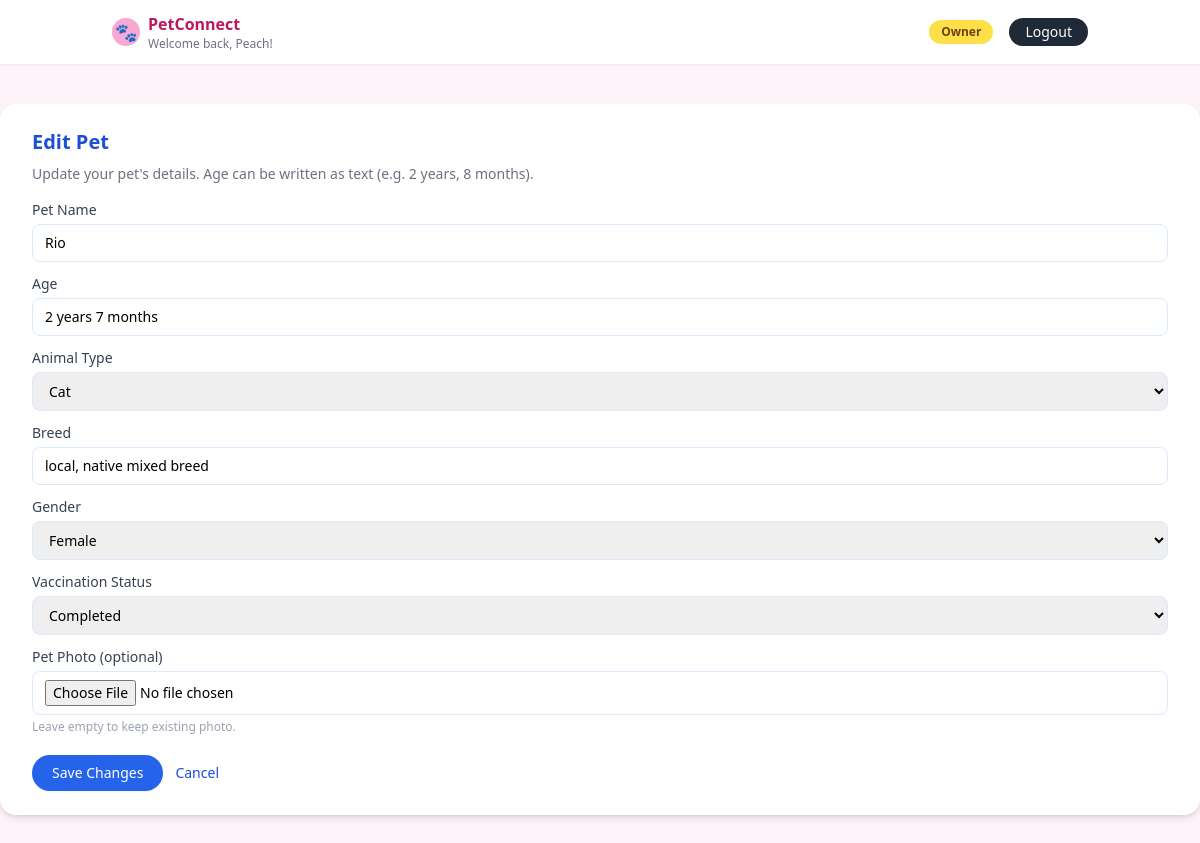
The app's page /owner/pets/2/edit (signed in) with its own data.
### tables this page shows
CREATE TABLE owners (
    id INTEGER PRIMARY KEY AUTOINCREMENT,
    user_id INTEGER NOT NULL UNIQUE,
    name TEXT NOT NULL,
    email TEXT NOT NULL,
    location TEXT NOT NULL DEFAULT '',
    password TEXT NOT NULL DEFAULT '', is_premium INTEGER DEFAULT 0, subscription_expiry TEXT, reward_points INTEGER DEFAULT 0,
    FOREIGN KEY (user_id) REFERENCES users(id)
);

CREATE TABLE pets (
    id INTEGER PRIMARY KEY AUTOINCREMENT,
    owner_id INTEGER NOT NULL,
    name TEXT NOT NULL,
    age TEXT NOT NULL,
    animal_type TEXT NOT NULL,
    breed TEXT NOT NULL,
    gender TEXT NOT NULL,
    vaccination_status TEXT NOT NULL,
    photo_filename TEXT,
    FOREIGN KEY (owner_id) REFERENCES owners(id)
);

### app.py (the view, shortened to what this page needs)
@app.route("/owner/pets/<int:pet_id>/edit", methods=["GET", "POST"])
def edit_pet_form(pet_id):
    if "user_id" not in session or session.get("role") != "owner":
        return redirect(url_for("login"))
    owner = get_or_create_owner_for_current_user()
    if not owner:
        flash("Owner profile not found.", "danger")
        return redirect(url_for("login"))
    conn = get_db()
    cur = conn.cursor()
    pet = cur.execute(
        "SELECT * FROM pets WHERE id = ? AND owner_id = ?",
        (pet_id, owner["id"]),
    ).fetchone()
    if not pet:
        conn.close()
        flash("Pet not found.", "warning")
        return redirect(url_for("owner_dashboard", tab="pets"))
    conn.close()
    return render_template("edit_pet.html", pet=pet)

### app.py (called while the page is built, shortened)
def get_db():
    conn = sqlite3.connect(app.config["DATABASE"])
    conn.row_factory = sqlite3.Row
    return conn

def get_or_create_owner_for_current_user():
    user_id = session.get("user_id")
    if not user_id:
        return None
    conn = get_db()
    cur = conn.cursor()
    owner = cur.execute(
        "SELECT * FROM owners WHERE user_id = ?", (user_id,)
    ).fetchone()
    conn.close()
    return owner

### templates/edit_pet.html (shortened to what this page needs)
{% extends "base.html" %}
{% block content %}
<h1 class="text-xl font-semibold text-blue-700 mb-2">Edit Pet</h1>
<p class="text-sm text-gray-500 mb-4">
  Update your pet's details. Age can be written as text (e.g. 2 years, 8 months).
</p>
{% if pet %}
<form method="post"
      enctype="multipart/form-data"
      onsubmit="event.preventDefault(); openPetEditModal(this);"
      class="space-y-3">
  <div>
    <label class="block text-sm font-medium text-gray-700 mb-1">Pet Name</label>
    <input type="text" name="name" required
           value="{{ pet['name'] }}"
           class="w-full border border-blue-100 rounded-lg px-3 py-2 text-sm focus:ring-2 focus:ring-blue-300 focus:border-blue-300">
  </div>
  <div>
    <label class="block text-sm font-medium text-gray-700 mb-1">Age</label>
    <input type="text" name="age" required
           value="{{ pet['age'] }}"
           class="w-full border border-blue-100 rounded-lg px-3 py-2 text-sm focus:ring-2 focus:ring-blue-300 focus:border-blue-300">
  </div>
  <div>
    <label class="block text-sm font-medium text-gray-700 mb-1">Animal Type</label>
    <select name="animal_type"
            class="w-full border border-blue-100 rounded-lg px-3 py-2 text-sm focus:ring-2 focus:ring-blue-300 focus:border-blue-300">
      <option value="Cat"    {% if pet['animal_type'] == 'Cat' %}selected{% endif %}>Cat</option>
    </select>
  </div>
  <div>
    <label class="block text-sm font-medium text-gray-700 mb-1">Breed</label>
    <input type="text" name="breed" required
           value="{{ pet['breed'] }}"
           class="w-full border border-blue-100 rounded-lg px-3 py-2 text-sm focus:ring-2 focus:ring-blue-300 focus:border-blue-300">
  </div>
  <div>
    <label class="block text-sm font-medium text-gray-700 mb-1">Gender</label>
    <select name="gender"
            class="w-full border border-blue-100 rounded-lg px-3 py-2 text-sm focus:ring-2 focus:ring-blue-300 focus:border-blue-300">
      <option value="Female"{% if pet['gender'] == 'Female' %}selected{% endif %}>Female</option>
    </select>
  </div>
  <div>
    <label class="block text-sm font-medium text-gray-700 mb-1">Vaccination Status</label>
    <select name="vaccination_status"
            class="w-full border border-blue-100 rounded-lg px-3 py-2 text-sm focus:ring-2 focus:ring-blue-300 focus:border-blue-300">
      <option value="Completed" {% if pet['vaccination_status'] == 'Completed' %}selected{% endif %}>Completed</option>
    </select>
  </div>
  <div>
    <label class="block text-sm font-medium text-gray-700 mb-1">
      Pet Photo (optional)
    </label>
    <input type="file" name="photo"
           accept="image/*"
           class="w-full border border-blue-100 rounded-lg px-3 py-2 text-sm bg-white">
    <p class="text-xs text-gray-400 mt-1">
      Leave empty to keep existing photo.
    </p>
  </div>
  <div class="pt-2 flex items-center gap-3">
    <button type="submit"
            class="px-5 py-2 rounded-full bg-blue-600 hover:bg-blue-700 text-white text-sm font-medium shadow-sm transition">
      Save Changes
    </button>
    <a href="{{ url_for('owner_dashboard', tab='pets') }}"
       class="text-sm text-blue-700 hover:text-blue-900">
      Cancel
    </a>
  </div>
</form>
{% else %}
  <p class="text-sm text-gray-500">Pet not found.</p>
{% endif %}
{% endblock %}

### templates/base.html (shortened to what this page needs)
<!DOCTYPE html>
<html lang="en">
<head>
  <script src="https://cdn.tailwindcss.com"></script>
</head>
<body class="bg-pink-50">
  <header class="bg-white shadow-sm">
    <div class="max-w-5xl mx-auto px-6 py-3 flex items-center justify-between">
      <div class="flex items-center space-x-2">
        <div class="w-7 h-7 rounded-full bg-pink-300 flex items-center justify-center">
          <span class="text-white text-lg">🐾</span>
        </div>
        <div>
          <p class="font-semibold text-pink-700">PetConnect</p>
          {% if session.get('user_name') %}
            <p class="text-xs text-gray-500">Welcome back, {{ session.get('user_name') }}!</p>
          {% endif %}
        </div>
      </div>
      <nav class="flex items-center space-x-4 text-sm">
        {% if session.get('user_id') %}
          <span class="px-3 py-1 rounded-full bg-yellow-300 text-xs font-semibold text-yellow-900">
            {{ session.get('role')|capitalize }}
          </span>
          <a href="{{ url_for('logout') }}"
             class="px-4 py-1 rounded-full bg-gray-800 text-white text-sm hover:bg-black transition">
            Logout
          </a>
        {% endif %}
      </nav>
    </div>
  </header>
  <main class="min-h-screen">
    <div class="max-w-7xl mx-auto mt-10">
      <div class="bg-white rounded-2xl shadow-md px-8 py-6">
        {% block content %}{% endblock %}
      </div>
    </div>
  </main>
</body>
</html>

### records on screen
owners: get "Peach"
pets: name "Rio", age "2 years 7 months", animal_type "Cat", breed "local, native mixed breed", gender "Female", vaccination_status "Completed"

### other values on screen
{{ session.get('role')|capitalize }} "Owner"
